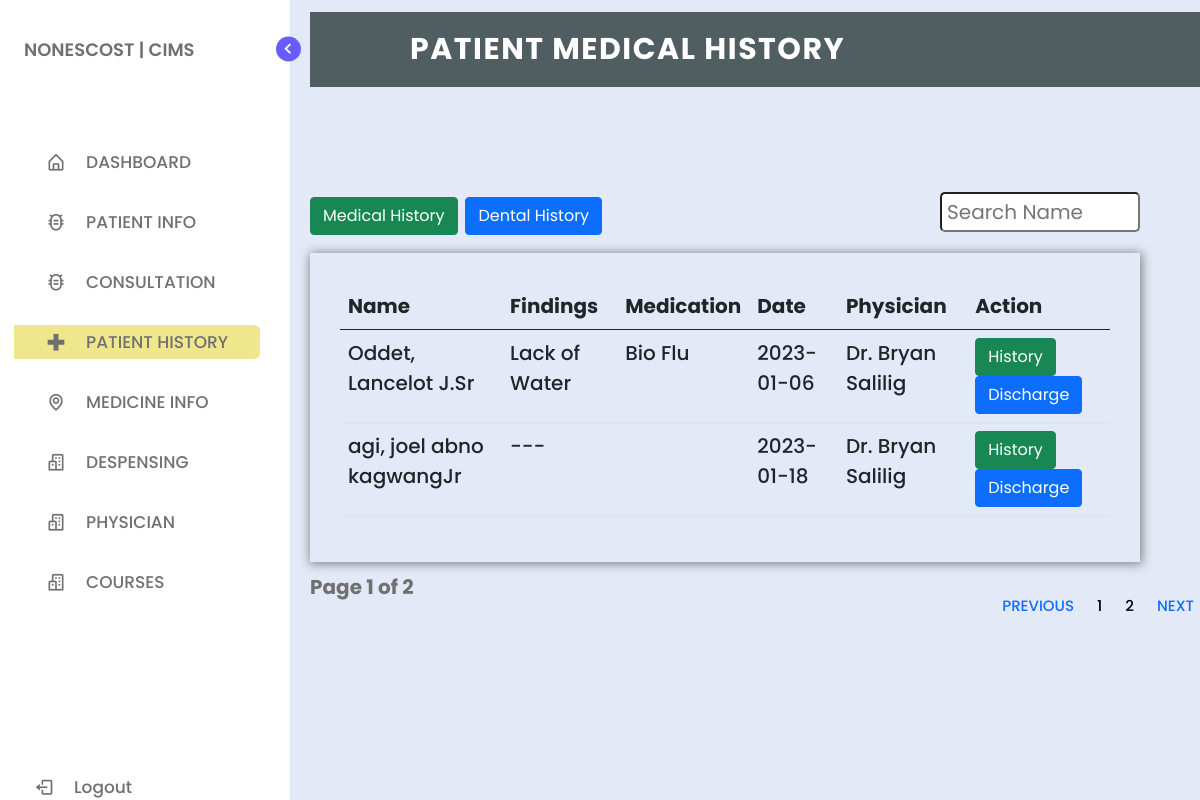
Screenshot of /patient_history.php with the database file from the repository.
### tables this page shows
CREATE TABLE `medical_records` (
  `id` int(11) NOT NULL,
  `med_id` varchar(11) NOT NULL,
  `f_name` varchar(255) NOT NULL,
  `m_name` varchar(255) NOT NULL,
  `l_name` varchar(255) NOT NULL,
  `suffix` varchar(255) NOT NULL,
  `consult_type` varchar(255) NOT NULL,
  `blood_pressure` varchar(255) NOT NULL,
  `findings` varchar(255) NOT NULL,
  `medication` varchar(255) NOT NULL,
  `consult_date` varchar(255) NOT NULL,
  `remarks` varchar(255) NOT NULL,
  `phy` varchar(255) NOT NULL,
  `access` varchar(255) NOT NULL
);

### patient_history.php (the view, shortened to what this page needs)
<?php
include_once('connection.php');
if(isset($_GET['page_no']) && $_GET['page_no'] !== ""){
    $page_no = $_GET['page_no'];
} else {
    $page_no = 1;
}
$total_records_per_page = 2;
$offset = ($page_no - 1) * $total_records_per_page;
$previous_page = $page_no - 1;
$next_page = $page_no + 1;
$result_count = mysqli_query($conn, "SELECT COUNT(*) as total_records FROM medical_records") or die(mysqli_error($conn));
$records = mysqli_fetch_array($result_count);
$total_records = $records['total_records'];
$total_no_of_pages = ceil($total_records / $total_records_per_page);
$sql = "SELECT * FROM medical_records LIMIT $offset, $total_records_per_page";
$result = mysqli_query($conn, $sql) or die(mysqli_error($conn));
?>
<!DOCTYPE html>
<html lang="en">
<head>
    <link href="https://cdn.jsdelivr.net/npm/bootstrap@5.0.2/dist/css/bootstrap.min.css" rel="stylesheet">
    <link href="https://cdn.jsdelivr.net/npm/bootstrap@5.0.2/dist/css/bootstrap.min.css" rel="stylesheet">
    <link href="https://cdn.jsdelivr.net/npm/bootstrap@5.0.2/dist/css/bootstrap.min.css" rel="stylesheet">
    <link href="https://cdn.jsdelivr.net/npm/bootstrap@5.0.2/dist/css/bootstrap.min.css" rel="stylesheet">
    <link rel="stylesheet" href="style.css">
    <link href='https://unpkg.com/boxicons@2.1.1/css/boxicons.min.css' rel='stylesheet'>
</head>
<body>
    <nav class="sidebar">
        <header>
            <div class="image-text">
                <div class="text logo-text">
                    <span style="margin-left: -50px;" class="name">NONESCOST | CIMS</span>
                </div>
            </div>
            <i class='bx bx-chevron-right toggle'></i>
        </header>
        <div class="menu-bar">
            <div class="menu">
                <ul class="menu-links">
                    <li class="nav-link">
                        <a href="index.php">
                            <i class='bx bx-home-alt icon'></i>
                            <span class="text nav-text">DASHBOARD</span>
                        </a>
                    </li>
                    <li class="nav-link">
                    <div class="dropdown" style="height: 30px;">
                        <a href="list_of_prk.php">
                            <i class='bx bx-bug-alt icon'></i>
                            <span class="text">PATIENT INFO</span>
                            </div>
                    </li>
                    <li class="nav-link">
                    <div class="dropdown" style="height: 30px;">
                        <a href="list_of_prk.php">
                            <i class='bx bx-bug-alt icon'></i>
                            <span class="text">CONSULTATION</span>
                            </div>
                    </li>
                    <li class="nav-link">
                        <a href="patient_history.php" id="lop">
                            <i class='bx bx-plus-medical icon plus-medical'></i>
                            <span class="text nav-text">PATIENT HISTORY</span>
                        </a>
                    </li>
                    <li class="nav-link">
                        <a href="medicine.php">
                            <i class='bx bx-map icon map'></i>
                            <span class="text nav-text">MEDICINE INFO</span>
                        </a>
                    </li>
                    <li class="nav-link">
                        <a href="despensing.php">
                            <i class='bx bx-buildings icon buildings'></i>
                            <span class="text nav-text">DESPENSING</span>
                        </a>
                    </li>
                    <li class="nav-link">
                        <a href="physician.php">
                            <i class='bx bx-buildings icon buildings'></i>
                            <span class="text nav-text">PHYSICIAN</span>
                        </a>
                    </li>
                    <li class="nav-link">
                        <a href="course.php">
                            <i class='bx bx-buildings icon buildings'></i>
                            <span class="text nav-text">COURSES</span>
                        </a>
                    </li>
                </ul>
            </div>
            <div class="bottom-content">
                <li class="">
                    <a href="logout.php">
                        <i class='bx bx-log-out icon'></i>
                        <span class="text nav-text">Logout</span>
                    </a>
                </li>
            </div>
        </div>
    </nav>
    <section class="home">
        <div class="text">
            <nav>
                <div class="logo">
                    <p>Patient Medical History</p>
                </div>
            </nav><br><br><br><br>
            <button type="button" class="btn btn-success"><a href="patient_history.php" style="color: white;text-decoration:none">Medical History</a></button>
            <button type="button" class="btn btn-primary"><a href="patient_history_dental.php" style="color: white;text-decoration:none">Dental History</a></button>
            <input type="text" name="search_text" id="search_text" placeholder="Search Name" style="border-radius: 5px;height:40px;font-size:20px;float:right;padding: 5px;width:200px" />
            <div class="mt-3">
<div class="td" style="background-color: transparent;padding:30px">
<table class="table" style="font-size: 20px;">
        <thead>
            <tr>
            <th>Name</th>
            <th>Findings</th>
            <th>Medication</th>
            <th>Date</th>
            <th>Physician</th>
            <th>Action</th>
            </tr>
        </thead>
        <tbody>
            <?php while($row = mysqli_fetch_array($result)){?>
            <tr>
                <td><?= $row['l_name']?>, <?= $row['f_name']?> <?= $row['m_name']?><?= $row['suffix']?></td>
                <td><?= $row['findings']?></td>
                <td><?= $row['medication']?></td>
                <td><?= $row['consult_date']?></td>
                <td><?= $row['phy']?></td>
                <form action="" method="post">
                <td>
                <button type="button" class="btn btn-success"><a href="view_history.php?id=<?= $row['med_id']?>" style="color: white;text-decoration:none">History</a></button>
                <button type="submit" class="btn btn-primary" name="discharge">Discharge</button>
                </td>
                </form>
            </tr>
            <?php }
            ?>
        </tbody>
    </table>
</div>
    <nav class="na" aria-label="Page navigation example">
  <ul class="pagination">
    <li class="page-item"><a class="page-link <?= ($page_no <= 1) ? 'disabled' : '';?> " <?= ($page_no > 1) ? 'href=?page_no='. $previous_page : '';?> style="font-size: 15px;">Previous</a></li>
    <?php for($counter = 1; $counter <= $total_no_of_pages; $counter++){?>
        <?php if($page_no != $counter){?>
    <li class="page-item"><a class="page-link" href="?page_no=<?= $counter; ?>" style="font-size: 15px;color:black"><?= $counter;?></a></li>
    <?php } else { ?>
        <li class="page-item"><a class="page-link active" style="font-size: 15px;color:black"><?= $counter;?></a></li>
        <?php } ?>
        <?php } ?>
    <li class="page-item"><a class="page-link <?= ($page_no >= $total_no_of_pages) ? 'disabled' : '';?> " <?= ($page_no < $total_no_of_pages) ? 'href=?page_no='. $next_page : '';?> style="font-size: 15px;">Next</a></li>
  </ul>
</nav>
<div class="p-10">
    <strong style="font-size: 20px;">Page <?= $page_no;?> of <?= $total_no_of_pages;?></strong>
</div>
    </div>
    </section>
</body>
</html>

### style.css (style rules this page uses)
* { margin: 0; padding: 0; box-sizing: border-box; font-family: 'Poppins', sans-serif; }
:root { --body-color: #E4E9F7; --sidebar-color: #FFF; --primary-color: #695CFE; --primary-color-light: #F6F5FF; --toggle-color: #DDD; --text-color: #707070; --tran-03: all 0.2s ease; --tran-03: all 0.3s ease; --tran-04: all 0.3s ease; }
body { min-height: 100vh; background-color: var(--body-color); transition: var(--tran-05); }
.sidebar { position: fixed; top: 0; left: 0; height: 100%; width: 290px; padding: 10px 14px; background: var(--sidebar-color); transition: var(--tran-05); z-index: 100; }
.sidebar li { height: 50px; list-style: none; display: flex; align-items: center; margin-top: 10px; }
.sidebar header .image, .sidebar .icon { min-width: 60px; border-radius: 6px; }
.sidebar .icon { min-width: 60px; border-radius: 6px; height: 100%; display: flex; align-items: center; justify-content: center; font-size: 20px; }
.sidebar .text, .sidebar .icon { color: var(--text-color); transition: var(--tran-03); }
.sidebar .text { font-size: 17px; font-weight: 500; white-space: nowrap; opacity: 1; }
.sidebar header { position: relative; }
.sidebar header .image-text { display: flex; align-items: center; }
.sidebar header .logo-text { display: flex; flex-direction: column; }
header .image-text .name { margin-top: 2px; font-size: 18px; font-weight: 600; }
.sidebar header .toggle { position: absolute; top: 50%; right: -25px; transform: translateY(-50%) rotate(180deg); height: 25px; width: 25px; background-color: var(--primary-color); color: var(--sidebar-color); border-radius: 50%; display: flex; align-items: center; justify-content: center; font-size: 22px; cursor: pointer; transition: var(--tran-05); }
.sidebar .menu { margin-top: 40px; }
.sidebar li a { list-style: none; height: 100%; background-color: transparent; display: flex; align-items: center; height: 100%; width: 100%; border-radius: 6px; text-decoration: none; transition: var(--tran-03); }
.sidebar .menu-bar { height: calc(100% - 55px); display: flex; flex-direction: column; justify-content: space-between; overflow-y: scroll; }
.home { position: absolute; top: 0; top: 0; left: 250px; height: 100vh; width: calc(100% - 250px); background-color: var(--body-color); transition: var(--tran-05); }
.home .text { font-size: 30px; font-weight: 500; color: var(--text-color); padding: 12px 60px; }

### patient_history.php (style rules this page uses)
nav { width: 83%; height: 75px; background-color: #505d61; line-height: 75px; padding: 0px 100px; position: fixed; z-index: 1; }
nav .logo { font-size: 30px; font-weight: bold; letter-spacing: 1.5px; }
nav .logo p { float: left; color: #fff; text-transform: uppercase; }
nav ul { float: right; }
nav ul li { display: inline-block; list-style: none; }
nav ul li a { color: #fff; text-decoration: none; font-size: 18px; text-transform: uppercase; padding: 0px 32px; }
nav ul li .active { color: #c0d96f; }
#lop { background-color: #F0E68C; }
.dropdown { position: relative; display: inline-block; }
.na { background-color: transparent; }
.na ul { background-color: transparent; border: none; }
.na li { background-color: transparent; border: none; }
.na li a { background-color: transparent; border: none; }
.td { box-shadow: 1px 1px 10px 1px grey; }

### rows the page displays
medical_records: l_name "Oddet", f_name "Lancelot", m_name "J.", suffix "Sr", findings "Lack of Water", medication "Bio Flu", consult_date "2023-01-06", phy "Dr. Bryan Salilig"
medical_records: l_name "agi", f_name "joel abno", m_name "kagwang", suffix "Jr", findings "---", consult_date "2023-01-18", phy "Dr. Bryan Salilig"

### other values shown
$page_no "1"
$total_no_of_pages "2"
